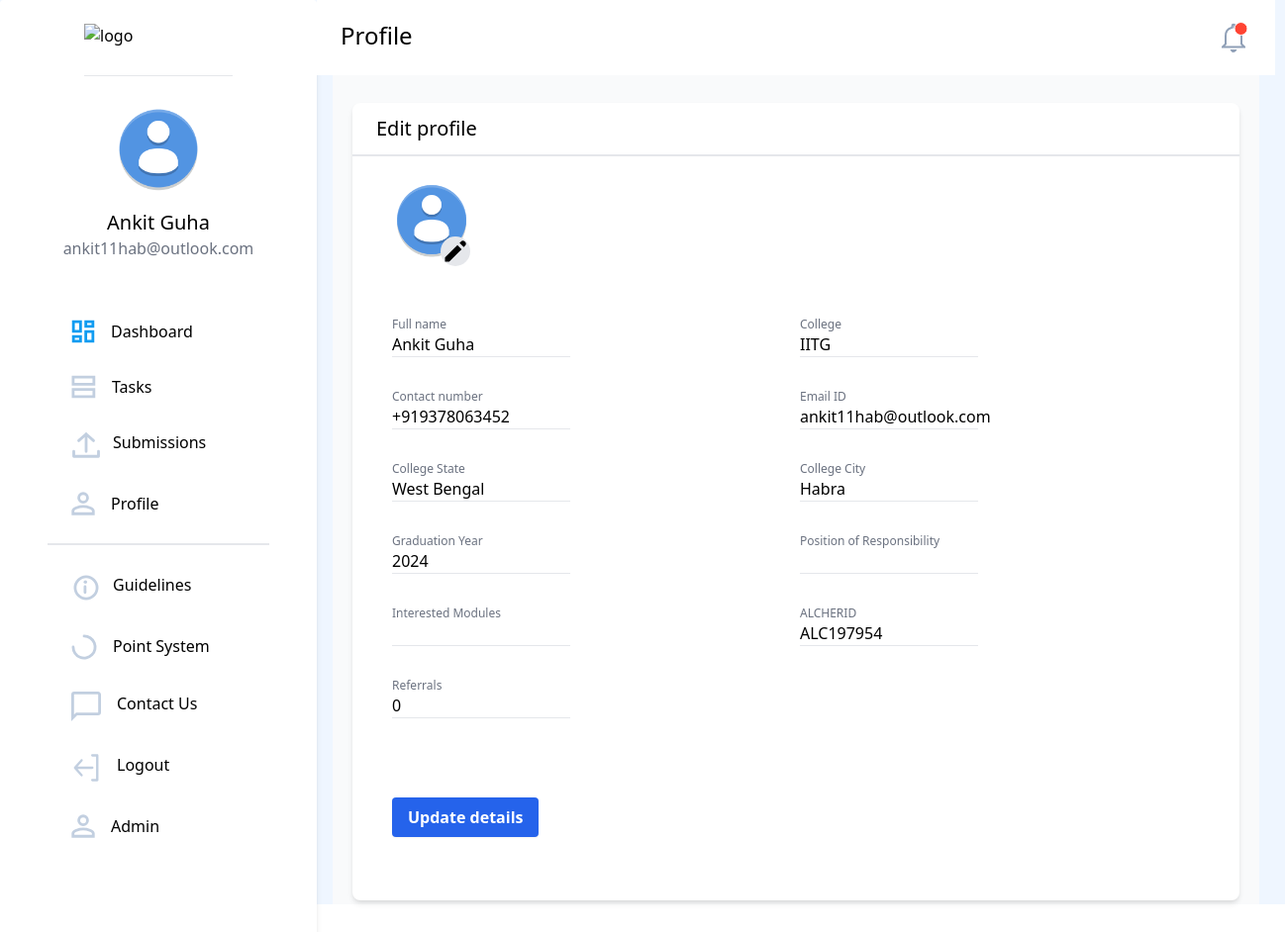
The app's page /users/profile/ (signed in) with its own data.
### users/models.py (models this page shows, shortened)
class NewUser(AbstractBaseUser, PermissionsMixin):
    id = models.SlugField(primary_key=True, default=uuid.uuid4)
    alcherid = models.CharField(
        max_length=9, blank=True, unique=True, default=create_new_ref_number)
    img = models.ImageField(
        upload_to="image-uploads/", default='image-uploads/user.png')
    email = models.EmailField(_('email address'), unique=True)
    username = models.CharField(max_length=150, unique=False, default="user")
    firstname = models.CharField(max_length=150, blank=True)
    phone = PhoneNumberField(unique=False, blank=True)
    graduation_year = models.CharField(max_length=200, unique=False)
    college_state = models.CharField(max_length=200, unique=False)
    college_city = models.CharField(max_length=200, unique=False)
    college_name = models.CharField(max_length=200, unique=False)
    position_of_responsibility = models.CharField(
        max_length=200, unique=False, blank=True)
    interested_modules = models.CharField(
        max_length=200, unique=False, blank=True)
    referred_by = models.CharField(
        max_length=9, blank=True)
    referrals = models.IntegerField(default=0)
    date_joined = models.DateTimeField(default=timezone.now)
    provider = models.CharField(max_length=200, unique=False, default="email")
    about = models.TextField(_('about'), max_length=500, blank=True)
    is_staff = models.BooleanField(default=False)
    is_active = models.BooleanField(default=False)
    objects = CustomAccountManager()
    points = models.IntegerField(default=0)
    USERNAME_FIELD = 'email'
    REQUIRED_FIELDS = ['firstname']

### users/views.py (the view)
# urls.py: path('profile/', user_views.profile, name='profile'),
@login_required
def profile(request):
    if request.method == 'POST':
        u_form = UserUpdateForm(
            request.POST, request.FILES, instance=request.user)
        if u_form.is_valid():
            u_form.save()
            messages.success(request, f'Your Profile has been updated!')
            return redirect('profile')
        print(u_form.errors)
    else:
        u_form = UserUpdateForm(instance=request.user)
    return render(request, 'users/profile.html', {'heading': 'Profile', 'u_form': u_form})

### users/forms.py
class UserUpdateForm(forms.ModelForm):
    firstname = forms.CharField(label="Full Name")
    phone = PhoneNumberField(widget=forms.TextInput(
    ), label="Phone number (e.g. +12125552368)", required=False)
    img = forms.ImageField()
    class Meta:
        model = User
        fields = ['firstname', 'phone', 'graduation_year', 'college_state',
                  'college_city', 'college_name',  'position_of_responsibility', 'interested_modules', 'img']

### templates/users/profile.html (shortened to what this page needs)
{% extends '../basic.html'%}
{% block body %}
<body>
	<div class="bg-blue-50 flex">
		{% include "../navbar.html" %}
		<div class="flex">
			<div>
				{% include "users/profile_update.html" %}
			</div>
		</div>
	</div>
	</div>
</body>
{%endblock%}

### templates/basic.html (shortened to what this page needs)
{% load static %}
<!DOCTYPE html>
<html>
<head>
    <link rel="stylesheet" href="https://unpkg.com/aos@next/dist/aos.css" />
    <link rel="stylesheet" href="https://use.fontawesome.com/releases/v5.7.2/css/all.css"
>
    <link rel="stylesheet" href="https://cdn.jsdelivr.net/npm/bootstrap-icons@1.3.0/font/bootstrap-icons.css" />
    <link href="https://unpkg.com/tailwindcss@^2/dist/tailwind.min.css" rel="stylesheet">
</head>
<body>
    {% load static %}
    {% block body %} {% endblock %}
</body>
</html>

### templates/navbar.html (shortened to what this page needs)
<nav class="hidden sm:block bg-white h-screen w-80 border-gray-400 rounded">
    <div class="flex flex-col justify-center bg-white w-80 border-gray-400 rounded shadow-md px-12">
        <a href="/"><img src="https://i.ibb.co/28C2v0b/image.png" class="mt-6 mx-auto pb-3 border-b" width="150px"
                height="40px" alt="logo" border="0" /></a>
        <div class="flex flex-col justify-center my-7">
        <img src="{{request.user.img.url}}" width="90px" alt="profile pic" border="0" class="mx-auto rounded-full" />
            <div class="pt-4 font-medium text-xl text-center">{{request.user.firstname}}</div>
            <div class="text-gray-500 text-base font-normal text-center">{{request.user.email}}</div>
        </div>
        <div class="elements pt-2 mt-2 mb-28 flex flex-col justify-center">
            <a href="{% url 'dashboard_page' %}"
                class="rounded-full flex flex-nowrap py-4 pl-6 w-60 hover:border-0 hover:bg-gray-100 hover:no-underline">
                <svg width="24" height="24" viewBox="0 0 24 24" fill="none" xmlns="http://www.w3.org/2000/svg">
                    <path
                        d="M9.35 11.85H2.15V2.15H9.35V11.85ZM9.35 21.85H2.15V17.15H9.35V21.85ZM21.85 21.85H14.65V12.15H21.85V21.85ZM14.65 6.85V2.15H21.85V6.85H14.65Z"
                        stroke="#109CF1" stroke-width="2.8" />
                </svg>
                <p class="pl-4 hover:no-underline">Dashboard</p>
            </a>
            <a href="{% url 'tasks' %}"
                class="rounded-full flex flex-nowrap py-4 w-60 pl-6 hover:border-0 hover:bg-gray-100 hover:no-underline">
                <svg width="25" height="24" viewBox="0 0 25 24" fill="none" xmlns="http://www.w3.org/2000/svg">
                    <path d="M1.9 9.35V2.15H22.85V9.35H1.9ZM1.9 21.85V14.65H22.85V21.85H1.9Z" stroke="#C2CFE0"
                        stroke-width="2.8" />
                </svg>
                <p class="pl-4 no-underline">Tasks</p>
            </a>
            <a href="{% url 'submissionhome' %}"
                class="rounded-full flex flex-nowrap py-4 w-60 pl-6 hover:border-0 hover:bg-gray-100 hover:no-underline">
                <p class="pl-3 no-underline">Submissions</p>
            </a>
            <a href="{% url 'profile' %}"
                class="rounded-full flex flex-nowrap py-4 w-60 pl-6 hover:border-0 hover:bg-gray-100 mb-3 hover:no-underline"
                style="cursor:pointer;">
                <p class="pl-4 no-underline">Profile</p>
            </a>
            <hr class="border bg-gray-200" />
            <a href=""
                class="rounded-full flex flex-nowrap py-4 w-60 pl-6 hover:border-0 hover:bg-gray-100 hover:no-underline mt-3">
                <p class="pl-3 no-underline">Guidelines</p>
            </a>
            <a href=""
                class="rounded-full flex flex-nowrap py-4 w-60 pl-6 hover:border-0 hover:bg-gray-100 hover:no-underline">
                <p class="pl-4 no-underline">Point System</p>
            </a>
            <a href=""
                class="rounded-full flex flex-nowrap py-4 w-60 pl-6 hover:border-0 hover:bg-gray-100 hover:no-underline">
                <p class="pl-4 no-underline">Contact Us</p>
            </a>
            <a href="{% url 'logout' %}"
                class="side rounded-full flex flex-nowrap py-4 pl-6 w-60 hover:border-0 hover:bg-gray-100 hover:no-underline">
                <p class="pl-4 no-underline">Logout</p>
            </a>
            {% if request.user.is_staff %}
            <a href="/admin"
                class="rounded-full flex flex-nowrap py-4 w-60 pl-6 hover:border-0 hover:bg-gray-100 mb-3 hover:no-underline"
                style="cursor:pointer;">
                <p class="pl-4 no-underline">Admin</p>
            </a>
            {%endif%}
        </div>
    </div>
</nav>
<div class=" mx-4">
    <nav class=" px-6 py-5 flex justify-between bg-white sm:bg-none -mx-4 mx-0">
        <a href="/" class=" font-medium text-2xl ">{{ heading }}</a>
        <a href="/notifications">
        </a>
    </nav>

### templates/users/profile_update.html (shortened to what this page needs)
<div class=" bg-white flex bg-gray-50 ">
    <div class="mx-4 flex-grow">
        <br>
        <div class=" flex flex-wrap m-1 ">
            <div class=" bg-white max-w-4xl rounded-lg w-screen shadow-md">
                <div>
                    <div class="py-3 pl-6  text-xl border-b-2 font-normal">Edit profile</div>
                    <br>
                    <div class="mx-10">
                        <div class="container">
                            <img src="{{request.user.img.url}}" width="80px" id="dp-set"class="justify-self-start"
                                alt="profile pic" border="0" class="mx-auto" style="border-radius:9999px;" />
                            <button class="mx-6 bg-gray-200 rounded-full border-black" onclick="dpupload()" style = "transform:translate(30px,-18px) scale(1.5,1.5)">
                                <svg xmlns="http://www.w3.org/2000/svg" class="h-5 w-5" viewBox="0 0 20 20"
                                    fill="currentColor">
                                    <path
                                        d="M13.586 3.586a2 2 0 112.828 2.828l-.793.793-2.828-2.828.793-.793zM11.379 5.793L3 14.172V17h2.828l8.38-8.379-2.83-2.828z" />
                                </svg>
                            </button>
                        </div>
                        <form method="POST" enctype="multipart/form-data" class="grid grid-cols-2 gap-2 place-content-end md:place-content-center">{% csrf_token %}
                        <br>
                            <div>
                                <div class="font-medium text-xs text-gray-500 text-left">Full name</div>
                                {{ u_form.firstname }}
                                <hr style = "width: 180px">
                            </div>
                            <div>
                                <div class="font-medium text-xs text-gray-500 text-left ">College</div>
                                {{ u_form.college_name }}
                                <hr style = "width: 180px">
                            </div>
                            <div>
                                <div class="pt-6 font-medium text-xs text-gray-500 text-left">Contact number</div>
                                {{ u_form.phone }}
                                <hr style = "width: 180px">
                            </div>
                            <div>
                                <div class="pt-6 font-medium text-xs text-gray-500 text-left">Email ID</div>
                                {{ request.user.email }}
                                <hr style = "width: 180px">
                            </div>
                            <div>
                                <div class="pt-6 font-medium text-xs text-gray-500 text-left">College State</div>
                                {{ u_form.college_state }}
                                <hr style = "width: 180px">
                            </div>
                            <div>
                                <div class="pt-6 font-medium text-xs text-gray-500 text-left">College City</div>
                                {{ u_form.college_city }}
                                <hr style = "width: 180px">
                            </div>
                            <div>
                                <div class="pt-6 font-medium text-xs text-gray-500 text-left">Graduation Year
                                </div>
                                {{ u_form.graduation_year }}
                                <hr style = "width: 180px">
                            </div>
                            <div>
                                <div class="pt-6 font-medium text-xs text-gray-500 text-left">Position of Responsibility
                                </div>
                                {{ u_form.position_of_responsibility }}
                                <hr style = "width: 180px">
                            </div>
                            <div>
                                <div class="pt-6 font-medium text-xs text-gray-500 text-left">Interested Modules
                                </div>
                                {{ u_form.interested_modules }}
                                <hr style = "width: 180px">
                            </div>
                            <div>
                                <div class="pt-6 font-medium text-xs text-gray-500 text-left">ALCHERID
                                </div>
                                {{ request.user.alcherid }}
                                <hr style = "width: 180px">
                            </div>
                            <div>
                                <div class="pt-6 font-medium text-xs text-gray-500 text-left">Referrals
                                </div>
                                {{ request.user.referrals }}
                                <hr style = "width: 180px">
                            </div>
                            <br/>
                            <ul class="errorlist" style="color:red">
                            </ul>
                            <br/>
                            <div class="py-10 submit">
                                <input type="submit"
                                    class="bg-blue-600 hover:bg-blue-700 text-white inline-block py-2 px-4 rounded shadow-sm font-semibold text-base" value="Update details" />
                            </div>
                        </form>
                        <br>
                    </div>
                </div>
            </div>

### records on screen
NewUser: user.img (placeholder picture), user.firstname "Ankit Guha", user.email "ankit11hab@outlook.com", firstname "Ankit Guha", college_name "IITG", phone "+919378063452", college_state "West Bengal", college_city "Habra", graduation_year "2024", user.alcherid "ALC197954", user.referrals "0"

### other values on screen
{{ heading }} "Profile"
